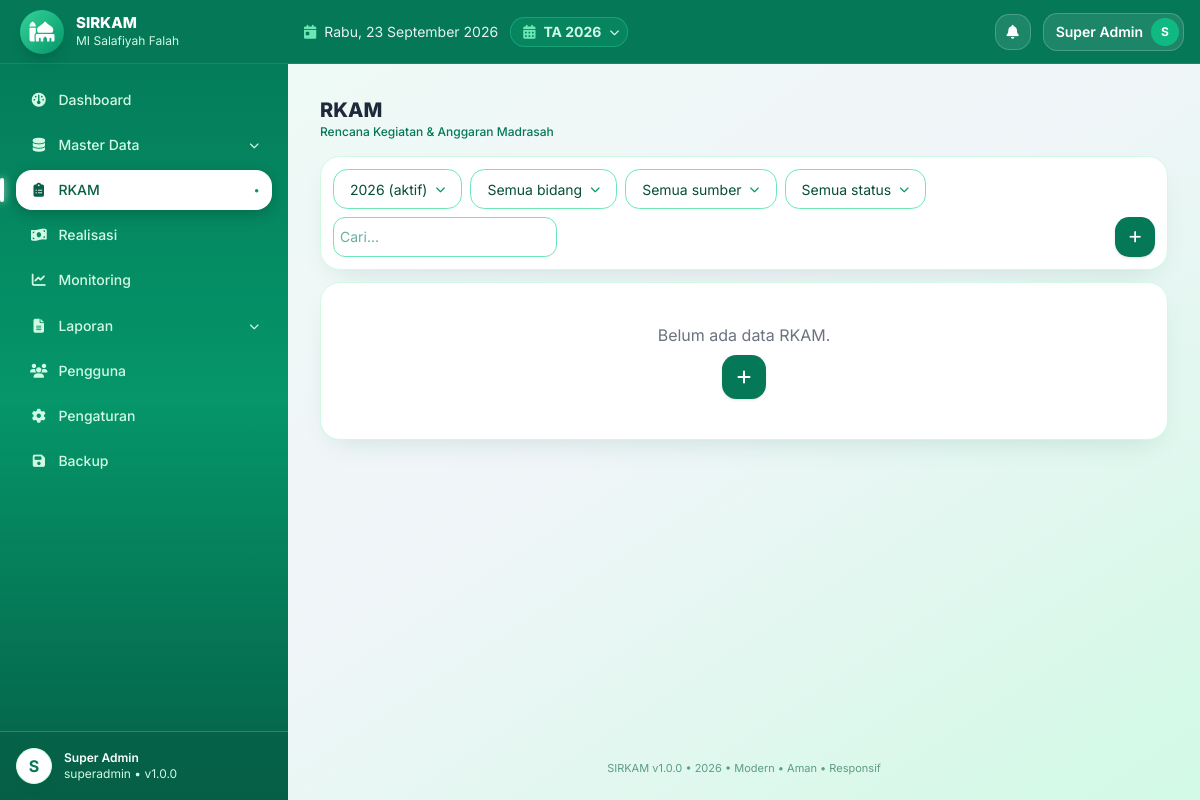
The page /rkam (signed in) on the database its author committed.
### tables this page shows
CREATE TABLE IF NOT EXISTS app_settings (
  id INT UNSIGNED AUTO_INCREMENT PRIMARY KEY,
  skey VARCHAR(100) NOT NULL UNIQUE,
  svalue TEXT NULL
);

CREATE TABLE IF NOT EXISTS madrasah (
  id INT UNSIGNED AUTO_INCREMENT PRIMARY KEY,
  nama_madrasah VARCHAR(150) NOT NULL DEFAULT 'MI Salafiyah',
  nsm VARCHAR(30) NULL,
  npsn VARCHAR(30) NULL,
  alamat TEXT NULL,
  desa VARCHAR(100) NULL,
  kecamatan VARCHAR(100) NULL,
  kabupaten VARCHAR(100) NULL,
  provinsi VARCHAR(100) NULL,
  kode_pos VARCHAR(10) NULL,
  email VARCHAR(100) NULL,
  telepon VARCHAR(30) NULL,
  nama_kepala VARCHAR(100) NULL,
  nip_kepala VARCHAR(50) NULL,
  kepala_guru_id INT UNSIGNED NULL,
  nama_bendahara VARCHAR(100) NULL,
  nip_bendahara VARCHAR(50) NULL,
  bendahara_guru_id INT UNSIGNED NULL,
  logo VARCHAR(255) NULL,
  created_at TIMESTAMP DEFAULT CURRENT_TIMESTAMP,
  updated_at TIMESTAMP DEFAULT CURRENT_TIMESTAMP ON UPDATE CURRENT_TIMESTAMP
);

CREATE TABLE IF NOT EXISTS tahun_anggaran (
  id INT UNSIGNED AUTO_INCREMENT PRIMARY KEY,
  tahun INT NOT NULL UNIQUE,
  tanggal_mulai DATE NULL,
  tanggal_selesai DATE NULL,
  status ENUM('draft','aktif','selesai','dikunci') NOT NULL DEFAULT 'draft',
  keterangan TEXT NULL,
  created_at TIMESTAMP DEFAULT CURRENT_TIMESTAMP,
  updated_at TIMESTAMP DEFAULT CURRENT_TIMESTAMP ON UPDATE CURRENT_TIMESTAMP,
  INDEX idx_tahun (tahun),
  INDEX idx_status (status)
);

### index.php (called while the page is built, shortened)
<?php
require_once __DIR__.'/config/bootstrap.php';
$url=trim($_GET['url']??'',"/");
$p=explode('/',$url);$page=$p[0];$arg=$p[1]??null;$arg2=$p[2]??null;
$content='';$title='Dashboard';
try{
switch($page){
case 'rkam':
  if($arg==='detail'&&$arg2){Rbac::check('rkam.view');$title='Detail RKAM';$_GET['id']=$arg2;ob_start();require __DIR__.'/modules/rkam/detail.php';$content=ob_get_clean();}
  else{Rbac::check('rkam.view');$title='RKAM';ob_start();require __DIR__.'/modules/rkam/list.php';$content=ob_get_clean();}
  break;
}
}catch(Throwable $e){error_log($e->getMessage());$content='<div class="bg-red-50 border border-red-200 p-4 rounded">Terjadi kesalahan sistem.</div>';}
require __DIR__.'/views/layouts/main.php';

### core/Security.php (called while the page is built, shortened)
<?php
class Security{
public static function e($s){return htmlspecialchars((string)($s??''),ENT_QUOTES,'UTF-8');}
}

### core/Auth.php (called while the page is built, shortened)
<?php
class Auth{
public static function user(){return $_SESSION['user']??null;}
public static function role(){return $_SESSION['role']??null;}
}

### core/Helper.php (called while the page is built, shortened)
<?php
class Helper{
public static function setting($pdo,$k,$d=''){$s=$pdo->prepare("SELECT svalue FROM app_settings WHERE skey=?");$s->execute([$k]);$r=$s->fetchColumn();return $r!==false?$r:$d;}
public static function tahunAktif($pdo){$s=$pdo->query("SELECT * FROM tahun_anggaran WHERE status='aktif' LIMIT 1");$r=$s->fetch();if(!$r){$s=$pdo->query("SELECT * FROM tahun_anggaran ORDER BY tahun DESC LIMIT 1");$r=$s->fetch();}return $r;}
}

### modules/rkam/list.php (the view, shortened to what this page needs)
<?php
$th=Helper::tahunAktif($pdo);
$f_tahun=(int)($_GET['tahun']??($th['id']??0));
$f_bidang=$_GET['bidang']??'';$f_sumber=$_GET['sumber']??'';$f_status=$_GET['status']??'';$q=trim($_GET['q']??'');
$w=['1=1'];$p=[];
if($f_tahun){$w[]='k.tahun_id=?';$p[]=$f_tahun;}
$s=$pdo->prepare("SELECT k.*,b.nama_bidang,g.kode AS g_kode,g.nama_kegiatan AS g_nama,g.bidang_id AS g_bidang,gb.nama_bidang AS g_bidang_nama,(SELECT COALESCE(SUM(jumlah),0) FROM realisasi WHERE rkam_id=k.id) AS jml_real FROM rkam k LEFT JOIN bidang b ON b.id=k.bidang_id LEFT JOIN kegiatan g ON g.id=k.kegiatan_id LEFT JOIN bidang gb ON gb.id=g.bidang_id WHERE ".implode(' AND ',$w)." ORDER BY k.id DESC LIMIT 200");
$s->execute($p);$rows=$s->fetchAll();
$canAdd=in_array(Auth::role(),['superadmin','bendahara','operator']);
?>
<div class="bg-white p-3 rounded shadow mb-3 no-print">
<form class="flex flex-wrap gap-2 text-sm" method="GET" action="<?=BASE_URL?>rkam" id="fRkam">
<input name="q" value="<?=Security::e($q)?>" placeholder="Cari..." class="border rounded p-1.5" oninput="clearTimeout(window.__qT);window.__qT=setTimeout(()=>this.form.submit(),700)">
<?php if($canAdd):?><button type="button" id="btnAddRkam" onclick="window.rkamForm(0)" title="Tambah RKAM" class="bg-emerald-700 hover:bg-emerald-800 text-white w-10 h-10 rounded-2xl ml-auto shadow no-print"><i class="fa-solid fa-plus"></i></button><?php endif;?>
</form></div>
<div class="bg-white rounded shadow overflow-auto">
<?php if(!$rows):?><div class="p-10 text-center text-gray-500">Belum ada data RKAM.<br><?php if($canAdd):?><button type="button" id="btnAddRkam2" onclick="window.rkamForm(0)" title="Tambah RKAM" class="mt-2 bg-emerald-700 hover:bg-emerald-800 text-white w-11 h-11 rounded-2xl shadow"><i class="fa-solid fa-plus"></i></button><?php endif;?></div>
<?php else:?>
<?php $no=1;foreach($rows as $r):$sisa=(float)$r['total_anggaran']-(float)$r['jml_real'];$pers=Helper::persen($r['jml_real'],$r['total_anggaran']);$bd=$r['g_bidang_nama']??$r['nama_bidang']??'-';?>
<tr class="border-b hover:bg-gray-50"><td class="p-2"><?=$no++?></td><td class="p-2"><div class="text-xs text-gray-500"><?=Security::e($r['nomor_dokumen']??'')?> • <?=Security::e($r['kode_kegiatan']??'')?></div><a href="<?=BASE_URL?>rkam/detail/<?=$r['id']?>" class="font-semibold text-emerald-800"><?=Security::e($r['nama_kegiatan'])?></a></td>
<td class="p-2"><?=Security::e($bd)?></td><td class="p-2 text-right"><?=Security::rupiah($r['total_anggaran'])?></td><td class="p-2 text-right"><?=Security::rupiah($r['jml_real'])?></td><td class="p-2 text-right"><?=Security::rupiah($sisa)?></td><td class="p-2"><?=$pers?>%</td><td class="p-2"><?=Helper::badgeStatus($r['status'])?></td>
<td class="p-2 whitespace-nowrap no-print"><a href="<?=BASE_URL?>rkam/detail/<?=$r['id']?>" title="Detail" class="btn-ic btn-view"><i class="fa-solid fa-eye"></i></a><?php if($canAdd):?> <button onclick="rkamForm(<?=$r['id']?>)" title="Edit" class="btn-ic btn-edit"><i class="fa-solid fa-pen-to-square"></i></button> <button onclick="rkamDel(<?=$r['id']?>)" title="Hapus" class="btn-ic btn-del"><i class="fa-solid fa-trash-can"></i></button><?php endif;?></td></tr>
<?php endforeach;?></tbody></table><?php endif;?></div>

### views/layouts/main.php (shortened to what this page needs)
<!DOCTYPE html><html lang="id"><head><meta charset="UTF-8"><meta name="viewport" content="width=device-width,initial-scale=1">
<script src="https://cdn.tailwindcss.com"></script><script src="https://cdn.jsdelivr.net/npm/sweetalert2@11"></script>
<link rel="stylesheet" href="https://cdnjs.cloudflare.com/ajax/libs/font-awesome/6.5.2/css/all.min.css">
</head>
<body class="bg-gradient-to-br from-emerald-50 via-slate-100 to-emerald-100 min-h-screen text-slate-800">
<?php $u=Auth::user(); $role=Auth::role(); if($role==='superadmin'){$notif=$pdo->query("SELECT COUNT(*) c FROM notifications WHERE is_read=0")->fetchColumn();}else{$nq=$pdo->prepare("SELECT COUNT(*) c FROM notifications WHERE is_read=0 AND (role_target=? OR role_target IS NULL OR role_target='' OR user_id=?)");$nq->execute([$role,Auth::id()]);$notif=$nq->fetchColumn();} $initial=strtoupper(substr($u['nama']??'U',0,1)); $mlogo=$pdo->query("SELECT logo,nama_madrasah FROM madrasah WHERE id=1")->fetch(); $appName=Helper::setting($pdo,'app_name','SIRKAM'); $appVer=Helper::setting($pdo,'sys_version',APP_VERSION); $thAktif=Helper::tahunAktif($pdo); $thList=$pdo->query("SELECT id,tahun,status FROM tahun_anggaran ORDER BY tahun DESC")->fetchAll(); ?>
<div class="flex min-h-screen">
<aside id="sidebar" class="bg-gradient-to-b from-emerald-700 via-emerald-600 to-emerald-800 text-white hidden md:flex flex-col no-print fixed md:sticky top-0 inset-y-0 left-0 z-40 w-72 h-screen shrink-0 overflow-hidden">
<div class="h-16 px-5 flex items-center gap-3 shrink-0 bg-emerald-700 border-b border-white/10">
<?php $logoFile=!empty($mlogo['logo'])?__DIR__.'/../../uploads/logo/'.$mlogo['logo']:''; $logoOk=$logoFile&&is_file($logoFile); $logoV=$logoOk?filemtime($logoFile):0; ?>
<?php if($logoOk):?><img src="<?=BASE_URL?>uploads/logo/<?=Security::e($mlogo['logo'])?>?v=<?=$logoV?>" class="w-11 h-11 rounded-2xl object-contain bg-white p-1 shadow-lg"><?php else:?><div class="w-11 h-11 rounded-2xl bg-gradient-to-br from-emerald-400 to-emerald-600 flex items-center justify-center text-xl shadow-lg"><i class="fa-solid fa-mosque"></i></div><?php endif;?>
<div class="min-w-0"><div class="font-extrabold text-[15px] leading-tight truncate"><?=Security::e($appName)?></div><div class="text-xs text-emerald-100 truncate"><?=Security::e($mlogo['nama_madrasah']??'')?></div></div></div>
<?php $cur=$page??'dashboard'; if($cur==='print'||$cur==='export')$cur='laporan'; ?>
<nav class="flex-1 p-4 space-y-1.5 text-sm overflow-y-auto" id="nav">
<a href="<?=BASE_URL?>" data-p="dashboard" class="navlink <?=($cur==='dashboard'?'active':'')?>"><i class="fa-solid fa-gauge w-5 text-center"></i> Dashboard</a>
<?php if(in_array($role,['superadmin','operator'])):?>
<div>
<button type="button" onclick="toggleMaster()" class="navlink parent w-full text-left <?=($cur==='master'?'active':'')?>"><i class="fa-solid fa-database w-5 text-center"></i> <span>Master Data</span> <i id="mchev" class="fa-solid fa-chevron-down text-[10px] transition-transform"></i></button>
</div>
<?php endif;?>
<a href="<?=BASE_URL?>rkam" data-p="rkam" class="navlink <?=($cur==='rkam'?'active':'')?>"><i class="fa-solid fa-clipboard-list w-5 text-center"></i> RKAM</a>
<a href="<?=BASE_URL?>realisasi" data-p="realisasi" class="navlink <?=($cur==='realisasi'?'active':'')?>"><i class="fa-solid fa-money-bill-wave w-5 text-center"></i> Realisasi</a>
<a href="<?=BASE_URL?>monitoring" data-p="monitoring" class="navlink <?=($cur==='monitoring'?'active':'')?>"><i class="fa-solid fa-chart-line w-5 text-center"></i> Monitoring</a>
<div>
<button type="button" onclick="toggleLap()" class="navlink parent w-full text-left <?=($cur==='laporan'?'active':'')?>"><i class="fa-solid fa-file-lines w-5 text-center"></i> <span>Laporan</span> <i id="lchev" class="fa-solid fa-chevron-down text-[10px] transition-transform"></i></button>
</div>
<?php if($role==='superadmin'):?><a href="<?=BASE_URL?>users" data-p="users" class="navlink <?=($cur==='users'?'active':'')?>"><i class="fa-solid fa-users w-5 text-center"></i> Pengguna</a><?php endif;?>
<?php if(in_array($role,['superadmin','kepala_madrasah','bendahara'])):?><a href="<?=BASE_URL?>pengaturan" data-p="pengaturan" class="navlink <?=($cur==='pengaturan'?'active':'')?>"><i class="fa-solid fa-gear w-5 text-center"></i> Pengaturan</a><?php endif;?>
<?php if($role==='superadmin'):?><a href="<?=BASE_URL?>backup" data-p="backup" class="navlink <?=($cur==='backup'?'active':'')?>"><i class="fa-solid fa-floppy-disk w-5 text-center"></i> Backup</a><?php endif;?>
</nav>
<div class="p-4 border-t border-white/20 flex items-center gap-3 shrink-0 bg-emerald-800/60">
<div class="w-9 h-9 rounded-full bg-white text-emerald-700 flex items-center justify-center font-bold"><?=$initial?></div>
<div class="text-xs"><div class="font-semibold text-white"><?=Security::e($u['nama']??'')?></div><div class="text-emerald-100"><?=Security::e($role)?> • v<?=Security::e($appVer)?></div></div></div></aside>
<div class="flex-1 flex flex-col min-w-0 md:ml-0">
<header class="sticky top-0 z-20 bg-emerald-700 text-white px-4 h-16 flex items-center gap-3 no-print shrink-0 border-b border-white/10">
<?php $hari=['Senin','Selasa','Rabu','Kamis','Jumat','Sabtu','Minggu']; $bulan=[1=>'Januari','Februari','Maret','April','Mei','Juni','Juli','Agustus','September','Oktober','November','Desember']; ?>
<div class="hidden sm:flex items-center gap-2 text-white/90 text-sm"><i class="fa-solid fa-calendar-day text-emerald-300"></i><span><?=$hari[date('N')-1]?>, <?=date('j')?> <?=$bulan[(int)date('n')]?> <?=date('Y')?></span></div>
<div class="relative">
<button onclick="toggleTahun(event)" title="Tahun Anggaran Aktif" class="hidden sm:flex items-center gap-2 bg-emerald-500/20 border border-emerald-400/40 text-emerald-100 rounded-full pl-3 pr-2 py-1 text-sm hover:bg-emerald-500/30"><i class="fa-solid fa-calendar-days text-emerald-300"></i><span class="font-bold">TA <?=Security::e($thAktif['tahun']??'-')?></span><i class="fa-solid fa-chevron-down text-[10px]"></i></button>
</div>
<div class="ml-auto flex items-center gap-3 text-sm">
<div class="relative">
<button onclick="toggleNotif(event)" class="relative w-9 h-9 rounded-xl bg-white/10 border border-white/20 text-white hover:bg-white/20"><i class="fa-solid fa-bell"></i></button>
</div>
<div class="relative" id="userWrap">
<button type="button" aria-haspopup="true" onclick="toggleUser(event)" onmouseenter="showUser()" class="flex items-center gap-2 bg-white/10 border border-white/20 rounded-full pl-3 pr-1 py-1 hover:bg-white/20"><span class="font-semibold text-white text-sm max-w-32 truncate"><?=Security::e($u['nama']??'')?></span><span class="w-7 h-7 rounded-full bg-emerald-500 text-white flex items-center justify-center text-xs font-bold shrink-0"><?=$initial?></span></button>
</div></div></header>
<main class="p-4 md:p-8 flex-1 max-w-7xl w-full mx-auto">
<div class="mb-4"><div class="font-extrabold text-xl text-slate-800"><?=Security::e($title??'')?></div><div class="text-xs text-emerald-700 font-medium">Rencana Kegiatan & Anggaran Madrasah</div></div>
<?=$content??''?></main>
<footer class="px-6 pb-6 text-center text-[11px] text-emerald-800/60 no-print"><?=Security::e($appName)?> v<?=Security::e($appVer)?> • <?=date('Y')?> • Modern • Aman • Responsif</footer></div></div>
</body></html>

### views/layouts/main.php (style rules this page uses)
body { font-family:'Inter',system-ui,sans-serif }
html { scroll-behavior:smooth }
* { scrollbar-width:thin;scrollbar-color:#cbd5e1 transparent }
input:not([type=checkbox]):not([type=radio]):not([type=submit]):not([type=button]):not(.swal2-input),select,textarea { border:1.5px solid #6ee7b7 !important;border-radius:.75rem !important;background:#fff !important;color:#064e3b !important }
input::placeholder,textarea::placeholder { color:#6bafa0 !important }
input::placeholder,textarea::placeholder { text-transform:capitalize !important }
.bg-white { border:1px solid #d1fae5 }
.navlink { position:relative;display:flex;align-items:center;gap:.6rem;padding:.6rem .8rem;border-radius:1rem;color:#d1fae5;font-weight:500;transition:.15s }
.navlink.active { background:#fff;color:#065f46;box-shadow:0 4px 14px rgba(0,0,0,.2) }
.navlink.active::before { content:'';position:absolute;left:-1rem;top:20%;bottom:20%;width:4px;border-radius:99px;background:#fff;box-shadow:0 0 8px rgba(255,255,255,.8) }
.navlink.active::after { content:'●';margin-left:auto;font-size:8px;color:#059669 }
#mchev,#lchev { margin-left:auto;flex-shrink:0 }
.rounded { border-radius:.9rem !important }
.rounded-xl { border-radius:1.25rem !important }
.rounded-2xl { border-radius:1.5rem !important }
.bg-white { border-radius:1.25rem !important;box-shadow:0 12px 30px -14px rgba(6,95,70,.18) !important }
button:not(.swal2-confirm):not(.swal2-cancel):not(.swal2-close) { border-radius:.9rem !important }
input.rounded,input.rounded-lg,input.rounded-xl,input.rounded-2xl,select.rounded,select.rounded-lg,select.rounded-xl,select.rounded-2xl,textarea.rounded,textarea.rounded-lg,textarea.rounded-xl,textarea.rounded-2xl,.dd.rounded,.dd.rounded-lg,.dd.rounded-xl,.dd.rounded-2xl { border-radius:1.25rem !important }

### rows shown on the page
app_settings: svalue "SIRKAM"
madrasah: nama_madrasah "MI Salafiyah Falah"
app_settings: svalue "1.0.0"
tahun_anggaran: tahun "2026"

### other values the page prints
$initial "S"
Security::e($u['nama']??'') "Super Admin"
Security::e($role) "superadmin"
Security::e($title??'') "RKAM"
